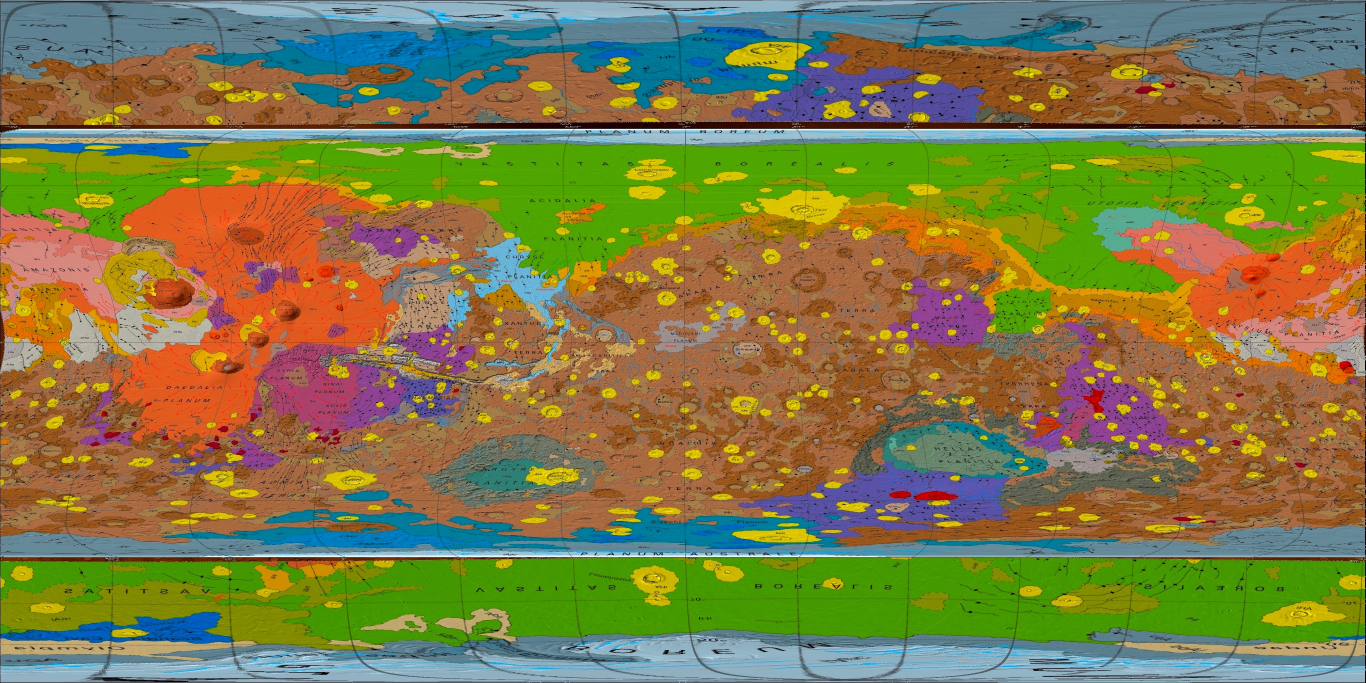
#> input picture archive/legacy_web_app/mars_sim3292_geology_4k.jpg, 4096 x 2048 px (shown at 1/3 size)
$ python sim3292_chunk_stitcher.py   (older library calls are emulated)
#> lines starting #> are read from the running program, lines starting #| are printed output that depends on the picture
#!/usr/bin/env python3
"""
USGS SIM 3292 Geological Map Processing Engine
1. Scope Filtering: Validates geological maps (excludes topography/DEM/gravity).
2. Chunking: Slices map into 72 tiles (8 rows x 9 columns) with 16px overlap buffer to preserve text.
3. Stitching: Reassembles chunks into a seamless 4K Equirectangular Planetary Globe Texture
   with raised-cosine edge blending to eliminate seams while preserving high-contrast cartographic labels.
"""

import os
import sys
import json
import time
from pathlib import Path
import numpy as np
from PIL import Image, ImageEnhance
import cv2

ROOT_DIR = Path(__file__).resolve().parent

# Target standard resolutions
WIDTH_4K = 4096
HEIGHT_4K = 2048
GRID_ROWS = 8
GRID_COLS = 9
TOTAL_TILES = GRID_ROWS * GRID_COLS  # 72 tiles
OVERLAP_PX = 16

def is_geological_map(image_path: str, min_saturation: float = 20.0) -> bool:
    """Filters out non-geological maps (e.g. grayscale MOLA DEMs or shaded relief)."""
    fname = Path(image_path).name.lower()
    excluded = ["mola", "dem", "relief", "gravity", "magnetic", "themis_ir"]
    if any(k in fname for k in excluded):
        return False
    try:
        with Image.open(image_path) as img:
            thumb = img.convert("RGB").resize((128, 64), Image.Resampling.BILINEAR)
            hsv = cv2.cvtColor(np.array(thumb), cv2.COLOR_RGB2HSV)
            return float(np.mean(hsv[:, :, 1])) >= min_saturation
    except Exception:
        return False


def chunk_geological_map(
    source_img_path: str,
    output_tiles_dir: str,
    rows: int = GRID_ROWS,
    cols: int = GRID_COLS,
    overlap: int = OVERLAP_PX
) -> str:
    """
    Slices the geological map into 72 tiles (8 rows x 9 cols) with an overlap margin.
    Guarantees no text labels are severed or cropped at tile edges.
    """
#> called with output_tiles_dir = 'archive/legacy_web_app/sim3292_tiles', rows = 8, cols = 9, overlap = 16
    os.makedirs(output_tiles_dir, exist_ok=True)
    with Image.open(source_img_path) as img:
#> img is the input picture: PIL image 4096x2048 RGB; mean R, G, B 127.4, 123.1, 70.2
        img_rgb = img.convert("RGB")
        w, h = img_rgb.size
#> w = 4096; h = 2048

        tile_w = w // cols
#> tile_w = 455
        tile_h = h // rows
#> tile_h = 256

        manifest = {
            "source": str(source_img_path),
            "width": w,
            "height": h,
            "rows": rows,
            "cols": cols,
            "total_tiles": rows * cols,
            "overlap_px": overlap,
            "tiles": []
        }

        for r in range(rows):
            for c in range(cols):
                # Bounding box with overlap padding
                x1 = max(0, c * tile_w - overlap)
                y1 = max(0, r * tile_h - overlap)
                x2 = min(w, (c + 1) * tile_w + overlap)
                y2 = min(h, (r + 1) * tile_h + overlap)

                tile = img_rgb.crop((x1, y1, x2, y2))
                tile_name = f"tile_r{r:02d}_c{c:02d}.jpg"
                tile_path = os.path.join(output_tiles_dir, tile_name)
                tile.save(tile_path, format="JPEG", quality=95)

                # Geodetic bounding coordinates for planetary mapping (IAU Mars 2000)
                lon_min = -180.0 + (c / cols) * 360.0
                lon_max = -180.0 + ((c + 1) / cols) * 360.0
                lat_max = 90.0 - (r / rows) * 180.0
                lat_min = 90.0 - ((r + 1) / rows) * 180.0

                manifest["tiles"].append({
                    "tile_file": tile_name,
                    "row": r,
                    "col": c,
                    "pixel_box": [x1, y1, x2, y2],
                    "core_box": [c * tile_w, r * tile_h, (c + 1) * tile_w, (r + 1) * tile_h],
                    "geo_extent": {
                        "lon_min": round(lon_min, 4),
                        "lon_max": round(lon_max, 4),
                        "lat_min": round(lat_min, 4),
                        "lat_max": round(lat_max, 4)
                    }
                })
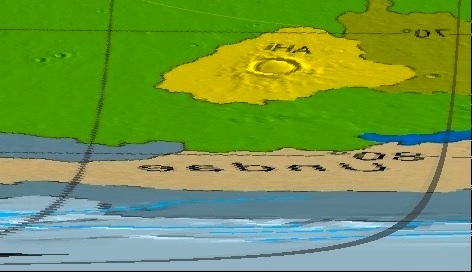
#> tile: PIL image 472x272 RGB; mean R, G, B 114, 152.6, 73.2

    manifest_path = os.path.join(output_tiles_dir, "manifest.json")
    with open(manifest_path, "w", encoding="utf-8") as f:
        json.dump(manifest, f, indent=2)

    print(f"[Chunking] Generated {rows * cols} tiles (8x9 grid) with {overlap}px overlap in: {output_tiles_dir}")
#| [Chunking] Generated 72 tiles (8x9 grid) with 16px overlap in: archive/legacy_web_app/sim3292_tiles
    return manifest_path


def create_raised_cosine_mask(shape: tuple, overlap: int) -> np.ndarray:
    """Generates a smooth raised-cosine feathering weight mask for seam blending."""
    h, w = shape[:2]
    mask_x = np.ones(w, dtype=np.float32)
    mask_y = np.ones(h, dtype=np.float32)

    if overlap > 0:
        ramp = 0.5 * (1.0 - np.cos(np.linspace(0, np.pi, overlap, dtype=np.float32)))
        mask_x[:overlap] = ramp
        mask_x[-overlap:] = ramp[::-1]
        mask_y[:overlap] = ramp
        mask_y[-overlap:] = ramp[::-1]

    mask_2d = np.outer(mask_y, mask_x)
    return np.expand_dims(mask_2d, axis=-1)


def stitch_geological_tiles(manifest_path: str, output_4k_path: str) -> None:
    """
    Reassembles the 72 chunks into a seamless, geometrically coherent equirectangular projection.
    Uses raised-cosine alpha blending with edge-preserving text mask to eliminate seams without blurring labels.
    """
    with open(manifest_path, "r", encoding="utf-8") as f:
        manifest = json.load(f)

    tiles_dir = Path(manifest_path).parent
    width = manifest["width"]
    height = manifest["height"]
    overlap = manifest["overlap_px"]

    canvas_rgb = np.zeros((height, width, 3), dtype=np.float32)
    canvas_weight = np.zeros((height, width, 1), dtype=np.float32)

    for item in manifest["tiles"]:
        tile_file = os.path.join(tiles_dir, item["tile_file"])
        x1, y1, x2, y2 = item["pixel_box"]

        tile_bgr = cv2.imread(tile_file, cv2.IMREAD_COLOR)
        if tile_bgr is None:
            continue
        tile_rgb = cv2.cvtColor(tile_bgr, cv2.COLOR_BGR2RGB).astype(np.float32)

        # Feathering weight mask
        feather_mask = create_raised_cosine_mask(tile_rgb.shape, overlap)

        # Preserve sharp text labels by detecting high-contrast edges
        gray = cv2.cvtColor(tile_bgr, cv2.COLOR_BGR2GRAY)
        edges = cv2.Laplacian(gray, cv2.CV_32F)
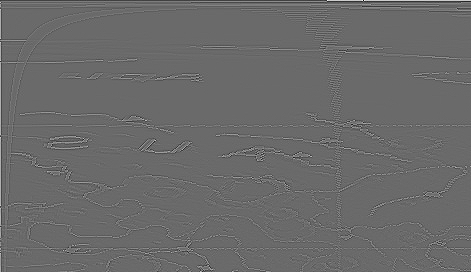
#> edges: shape (272, 471) float32; min -354, max 494, mean 0.2; drawn with min black and max white
        text_priority = (np.abs(edges) > 30.0).astype(np.float32)[:, :, np.newaxis]
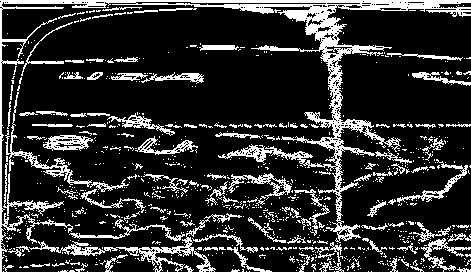
#> text_priority: shape (272, 471, 1) float32; values 0 (black) and 1 (white), 18.4% white in thin lines or dots

        # Where text is detected, boost weight so labels remain sharp and unblurred
        effective_weight = np.maximum(feather_mask, text_priority * 0.98)
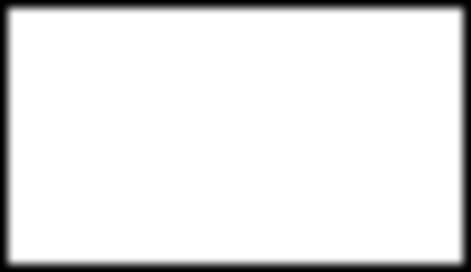
#> feather_mask: shape (272, 471, 1) float32; min 0, max 1, mean 0.909

        canvas_rgb[y1:y2, x1:x2] += tile_rgb * effective_weight
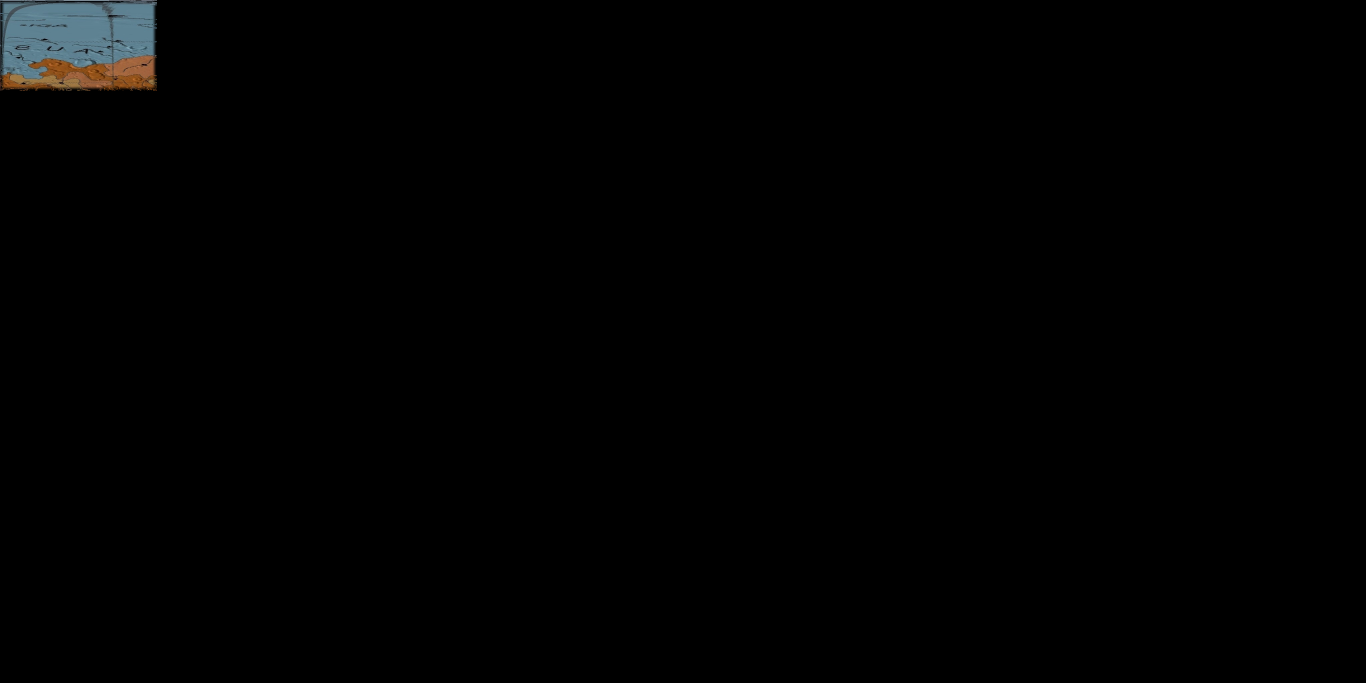
#> canvas_rgb: shape (2048, 4096, 3) float32 (shown at 1/3 size); mean R, G, B 1.5, 1.6, 1.6
        canvas_weight[y1:y2, x1:x2] += effective_weight

    canvas_weight[canvas_weight == 0] = 1.0
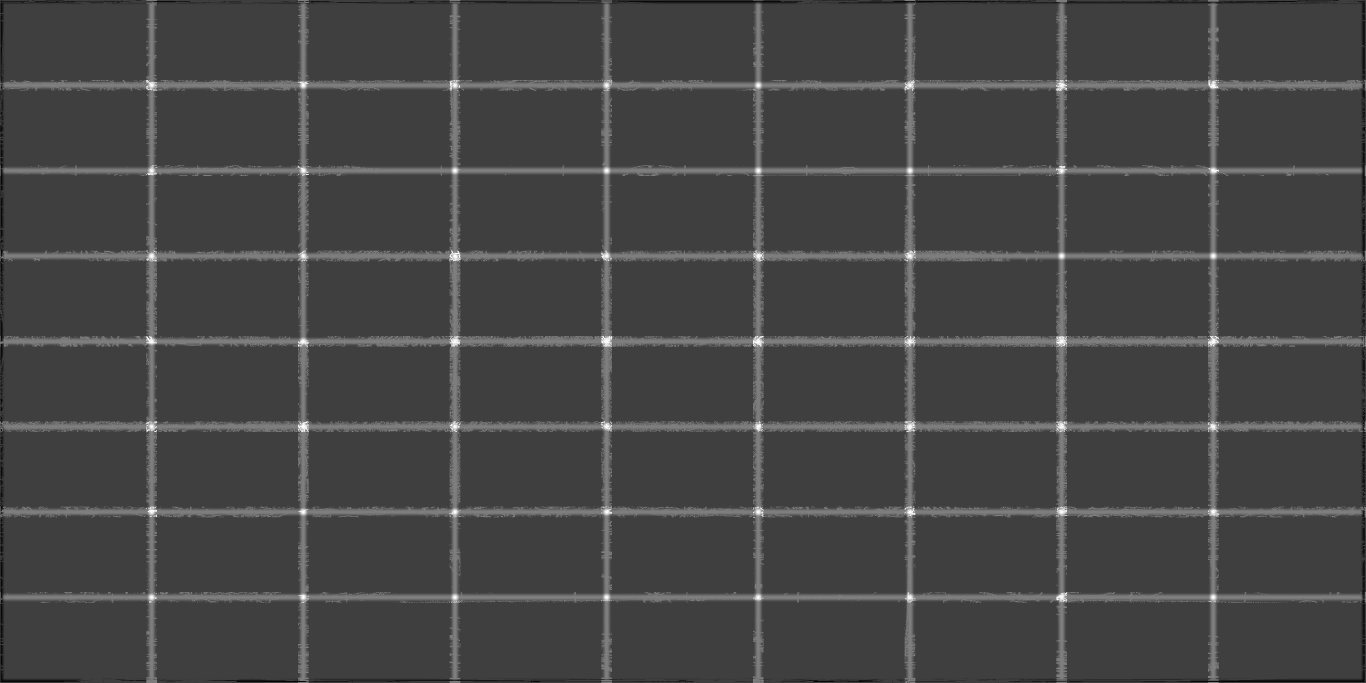
#> canvas_weight: shape (2048, 4096, 1) float32 (shown at 1/3 size); min 0.00187, max 4, mean 1.1; drawn with min black and max white
    mosaic_arr = np.clip(canvas_rgb / canvas_weight, 0, 255).astype(np.uint8)

    # Resize to exact 4K master (4096 x 2048)
    mosaic_img = Image.fromarray(mosaic_arr)
    if mosaic_img.size != (WIDTH_4K, HEIGHT_4K):
        mosaic_img = mosaic_img.resize((WIDTH_4K, HEIGHT_4K), Image.Resampling.LANCZOS)

    # Contrast and clarity enhancement for planetary rendering
    enhancer = ImageEnhance.Contrast(mosaic_img)
    mosaic_img = enhancer.enhance(1.06)
    enh_color = ImageEnhance.Color(mosaic_img)
    mosaic_img = enh_color.enhance(1.08)

    # Save 4K Master Texture
    mosaic_img.save(output_4k_path, format="JPEG", quality=94, optimize=True)
    print(f"[Stitching] 4K Equirectangular Master Texture saved: {output_4k_path}")

    # Also generate 2K and 1K Fast Preview textures for progressive web streaming
    out_dir = Path(output_4k_path).parent
    out_2k = os.path.join(out_dir, "mars_sim3292_geology_2k.jpg")
    out_fast = os.path.join(out_dir, "mars_sim3292_geology_fast.jpg")

    img_2k = mosaic_img.resize((2048, 1024), Image.Resampling.BILINEAR)
    img_2k.save(out_2k, format="JPEG", quality=88, optimize=True)

    img_fast = mosaic_img.resize((1024, 512), Image.Resampling.BILINEAR)
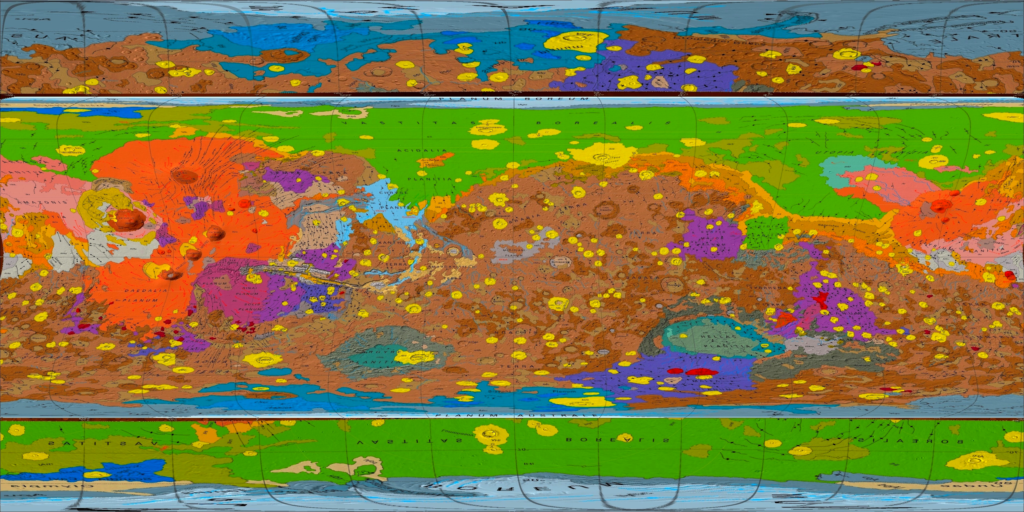
#> img_fast: PIL image 1024x512 RGB; mean R, G, B 128.3, 122.8, 67.1
    img_fast.save(out_fast, format="JPEG", quality=78, optimize=True)
    print(f"[Stitching] Progressive textures generated: 2K ({out_2k}) & Fast 1K ({out_fast})")


def run_pipeline():
    print("=================================================================")
    print("  USGS SIM 3292 72-TILE CHUNKING & SEAMLESS SPHERE STITCHER")
    print("=================================================================")

    # Source equirectangular base to chunk
    source_4k = os.path.join(ROOT_DIR, "mars_sim3292_geology_4k.jpg")
    if not os.path.exists(source_4k):
        # Fallback to dataset directory
        source_4k = os.path.join(ROOT_DIR, "dataset", "web_app_gpu", "mars_sim3292_geology_4k.jpg")

    if not os.path.exists(source_4k):
        print(f"[Error] Source geological map not found at {source_4k}")
        return

    tiles_dir = os.path.join(ROOT_DIR, "sim3292_tiles")
    manifest_path = chunk_geological_map(
        source_img_path=source_4k,
        output_tiles_dir=tiles_dir,
        rows=GRID_ROWS,
        cols=GRID_COLS,
        overlap=OVERLAP_PX
    )

    out_stitched_4k = os.path.join(ROOT_DIR, "mars_sim3292_geology_4k.jpg")
    stitch_geological_tiles(manifest_path, out_stitched_4k)

    # Sync generated assets to web app directories
    sync_targets = [
        os.path.join(ROOT_DIR, "dataset", "web_app_gpu"),
        os.path.join(ROOT_DIR, "dataset", "web_app")
    ]

    for target in sync_targets:
        if os.path.exists(target):
            import shutil
            for name in ["mars_sim3292_geology_4k.jpg", "mars_sim3292_geology_2k.jpg", "mars_sim3292_geology_fast.jpg"]:
                src = os.path.join(ROOT_DIR, name)
                dst = os.path.join(target, name)
                if os.path.exists(src):
                    shutil.copy2(src, dst)
            # Sync tiles folder
            dst_tiles = os.path.join(target, "sim3292_tiles")
            if os.path.exists(dst_tiles):
                shutil.rmtree(dst_tiles)
            shutil.copytree(tiles_dir, dst_tiles)
            print(f"[Sync] Synced 72 tiles and 4K/2K/fast textures to {target}")

    print("\n[Done] All 72 tiles and seamless equirectangular textures are ready and synchronized.")


if __name__ == "__main__":
    run_pipeline()
